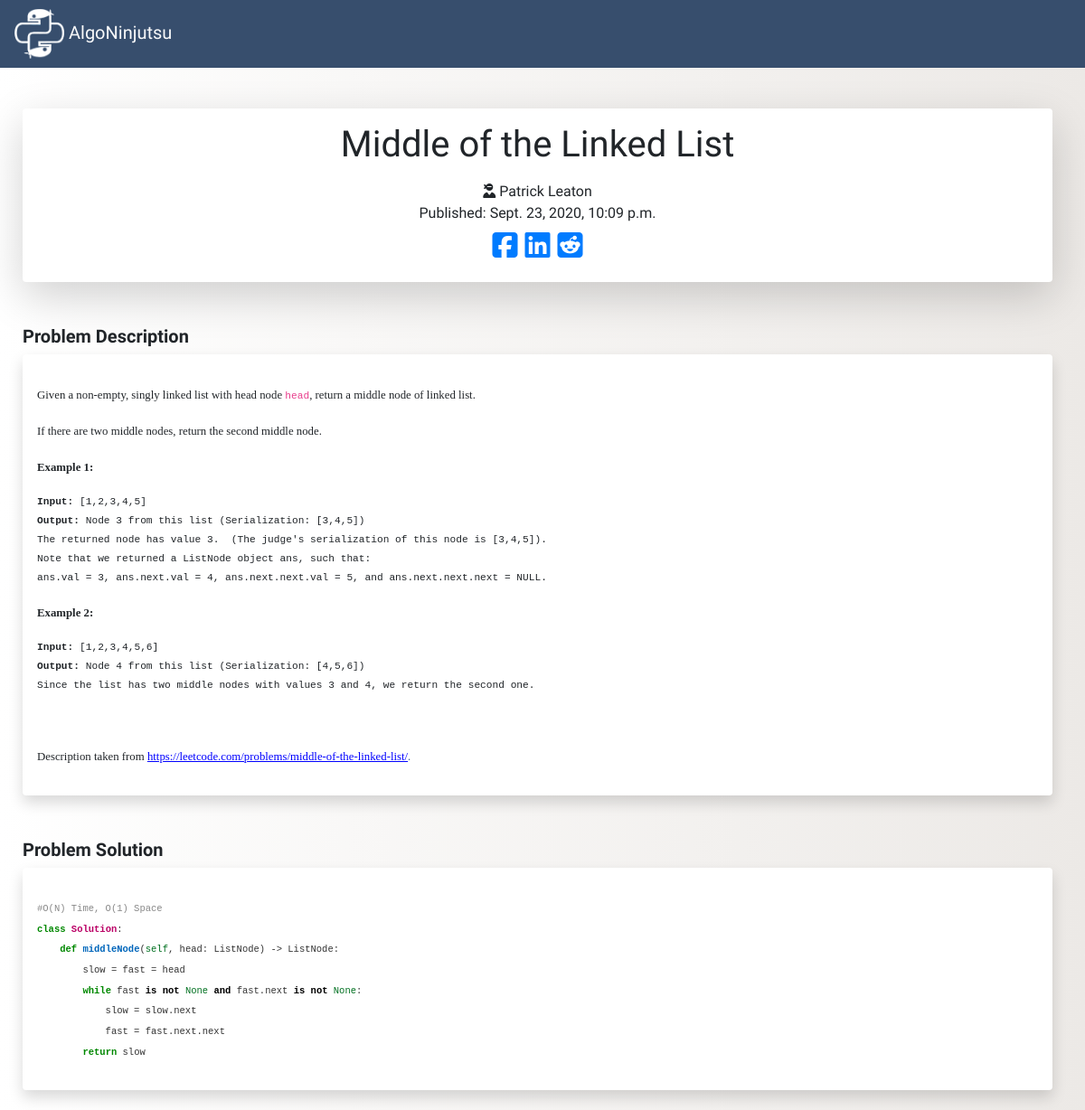
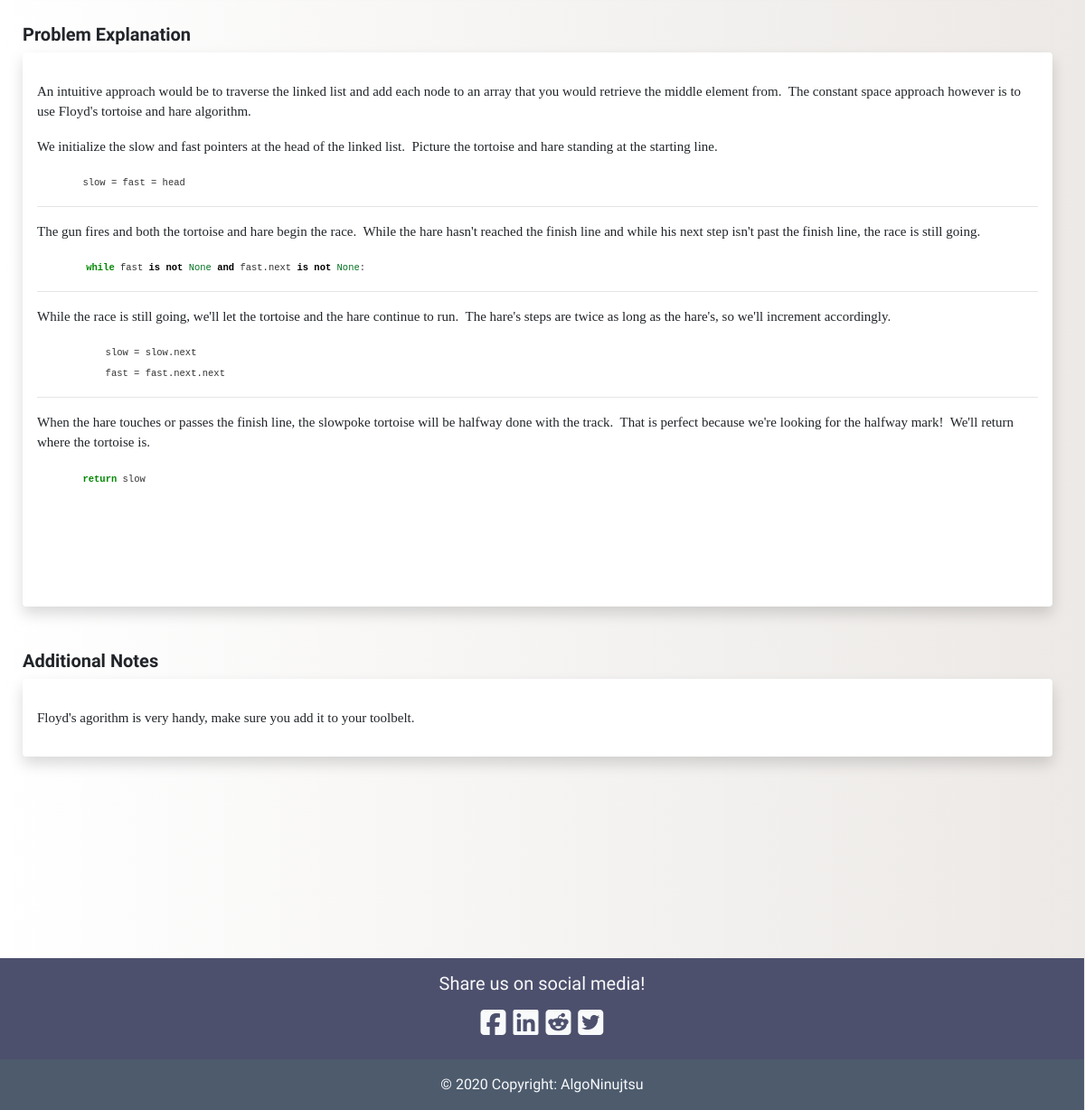
The app's page /post/14/ with its own data (2 pictures, top to bottom).
### blog/models.py (models this page shows, shortened)
class Post(models.Model):
    author = models.TextField()
    title = RichTextField()
    category = models.TextField(choices = CATEGORY_CHOICES, default = 'arrays')
    alt_category = models.TextField(choices = CATEGORY_CHOICES, blank=True, null = True)
    difficulty = models.TextField(choices = DIFFICULTY_CHOICES, default = 'easy')
    description = RichTextField()
    text = RichTextField()
    explanation = RichTextField()
    additional_notes = RichTextField(blank=True, null = True)
    published_date = models.DateTimeField(blank=True, null=True)

### blog/views.py (the view)
# urls.py: path('post/<int:pk>/', views.PostDetailView.as_view(), name='post_detail'),
class PostDetailView(DetailView):
    model = Post

### blog/templates/blog/post_detail.html (shortened to what this page needs)
{% extends 'blog/base.html' %}
{% block content %}
<div class="pops col-md-12">
  <div class="detail_title shadow-lg p-3 mb-5 bg-white rounded">
    <div align="center">
      <h1 class="posttitle">{{post.title|safe}}</h1>
      <i class="fas fa-user-ninja"></i>
      {{post.author}}
    </div>
    {% if post.published_date %}
    <div class="date postdate">
      Published: {{ post.published_date }}
    </div>
    {% else %}
    <a class="btn btn-default" href="{% url 'post_publish' pk=post.pk%}">Publish</a>
    {% endif %}
    <div class="fa-2x social_links" align="center">
      <a href="https://www.facebook.com/sharer/sharer.php?u={{request.build_absolute_uri}}">
        <i class="fab fa-facebook-square"></i>
      </a>
        <a href="https://www.linkedin.com/shareArticle?mini=true&url={{request.build_absolute_uri}}&title=Gaijin%20Gaming&summary=Check%20out%20this%20article%20from%20Gaijin%20Gaming%20&source={{request.build_absolute_uri}}">
        <i class="fab fa-linkedin"></i>
      </a>
      <a href="http://www.reddit.com/submit?url={{request.build_absolute_uri}}&title=Check%20out%20this%20article%20from%20Gaijin%20Gaming">
        <i class="fab fa-reddit-square"></i>
      </a>
     </div>
  </div>
<h5><b>Problem Description</b></h5>
  <div class="postdescription shadow p-3 mb-5 bg-white rounded">
      <p>{{ post.description|safe}}</p>
  </div>
<h5><b>Problem Solution</b></h5>
  <div class="posttext shadow p-3 mb-5 bg-white rounded">
      <p>{{ post.text|safe}}</p>
  </div>
<h5><b>Problem Explanation</b></h5>
<div class="postexplanation shadow p-3 mb-5 bg-white rounded">
    <p>{{ post.explanation|safe}}</p>
</div>
{% if post.additional_notes %}
<h5><b>Additional Notes</b></h5>
<div class="additionalnotes shadow p-3 mb-5 bg-white rounded">
    <p>{{ post.additional_notes|safe}}</p>
</div>
{% endif %}
  </div>
  {% endblock %}

### blog/static/css/blog.css (style rules this page uses)
body { padding-top: 120px; font-family: 'Special Elite', cursive; background: #ECE9E6; background: -webkit-linear-gradient(to right, #FFFFFF, #ECE9E6); background: linear-gradient(to right, #FFFFFF, #ECE9E6); width:97%; }
.pops { padding-left: 30px; }
.postdate { text-align: center; }
.posttext { font-family: verdana; font-size: 15px; }
.postdescription { font-family: verdana; }
.postexplanation { font-family: verdana; font-size: 15px; }
.additionalnotes { font-family: verdana; font-size: 15px; }

### records on screen
Post: title "Middle of the Linked List", author "Patrick Leaton", published_date "Sept. 23, 2020, 10:09 p.m.", description "Given a non-empty, singly linked list with head node head , return a middle node of linked list. If there are two middle nodes, return the second middle node. Example 1: Input: [1,2,3,4,5] Output: Node 3 from this list (Serialization: [3,4,5]) The returned node has value 3. (The judge's serialization of this node is [3,4,5]). Note that we returned a ListNode object ans, such that: ans.val = 3, ans.next.val = 4, ans.next.next.val = 5, and ans.next.next.next = NULL. Example 2: Input: [1,2,3,4,5,6] Output: Node 4 from this list (Serialization: [4,5,6]) Since the list has two middle nodes with values 3 and 4, we return the second one. Description taken from…", text "#O(N) Time, O(1) Space class Solution : def middleNode ( self , head: ListNode) -> ListNode: slow = fast = head while fast is not None and fast.next is not None : slow = slow.next fast = fast.next.next return slow", explanation "An intuitive approach would be to traverse the linked list and add each node to an array that you would retrieve the middle element from. The constant space approach however is to use Floyd's tortoise and hare algorithm. We initialize the slow and fast pointers at the head of the linked list. Picture the tortoise and hare standing at the starting line. slow = fast = head The gun fires and both the tortoise and hare begin the race. While the hare hasn't reached the finish line and while his next step isn't past the finish line, the race is still going. while fast is not None and fast.next is not None : While the race is still going, we'll let the tortoise and the hare continue to run. The…", additional_notes "Floyd's agorithm is very handy, make sure you add it to your toolbelt."
